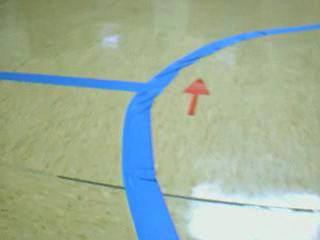
#> input picture codigo_alumnos2021/imgs/true-2022-04-27 18:04:55.202884.png, 320 x 240 px
$ jupyter execute --allow-errors segmentacion.ipynb
#> lines starting #> are read from the running program, lines starting #| are printed output that depends on the picture; pictures that were not available may be replaced by others from this repository, and a replacement may not be noted
[cell 1]
import imageio as iio
imNp = iio.imread('../imgs/true-2022-04-27 18:04:55.202884.png')
#> imNp is the input picture: shape (240, 320, 3); mean R, G, B 157.7, 175.5, 155
markImg = iio.imread('../imgs/markings-2022-04-27 18:04:55.202884.png')
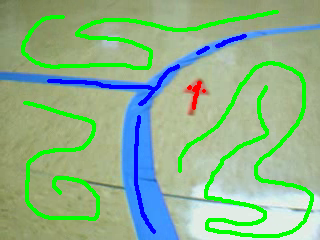
#> input picture codigo_alumnos2021/imgs/markings-2022-04-27 18:04:55.202884.png, 320 x 240 px
#> markImg is the input picture: shape (240, 320, 3); mean R, G, B 141.5, 178.8, 141.4

[cell 2]
import cv2

img = cv2.imread('../imgs/true-2022-04-27 18:04:55.202884.png')
img_hsv = cv2.cvtColor(img, cv2.COLOR_BGR2HSV)
#> img_hsv: shape (240, 320, 3); mean H, S, V 50.6, 66.7, 185.8

[cell 3]
from matplotlib import pyplot as plt

#img_hsv[:, :, 1] = 255
plt.imshow(cv2.cvtColor(img_hsv, cv2.COLOR_HSV2RGB))

[cell 4]
import numpy as np

data_marca = img_hsv[np.where((markImg[:, :, 0] == 255) & (markImg[:, :, 1] == 0) & (markImg[:, :, 2] == 0))]
#> data_marca = 173 rows, first 8: [7, 154, 175], [7, 156, 173], [11, 146, 154], [2, 127, 200], [4, 134, 194], [4, 135, 193], [6, 132, 176], [6, 134, 173]
data_fondo = img_hsv[np.where((markImg[:, :, 0] == 0) & (markImg[:, :, 1] == 255) & (markImg[:, :, 2] == 0))]
data_linea = img_hsv[np.where((markImg[:, :, 0] == 0) & (markImg[:, :, 1] == 0) & (markImg[:, :, 2] == 255))]
#> data_linea = 1411 rows, first 8: [108, 166, 255], [108, 166, 255], [107, 175, 255], [107, 175, 255], [108, 160, 244], [108, 161, 243], [108, 171, 250], [108, 171, 251]

[cell 5]
import pandas as pd
linea = pd.DataFrame(data_linea[:,0:2], columns=['h', 's'])
#> linea = table of 1411 rows and 2 columns
marca = pd.DataFrame(data_marca[:,0:2], columns=['h', 's'])
#> marca = table of 173 rows and 2 columns
suelo = pd.DataFrame(data_fondo[:,0:2], columns=['h', 's'])
#> suelo = table of 6761 rows and 2 columns

linea['clase'] = 0
marca['clase'] = 1
suelo['clase'] = 2

[cell 6]
df = pd.concat([linea, marca, suelo], axis=0)
#> df = table of 8345 rows and 3 columns

[cell 7]
#df.drop(columns=["s"], inplace=True)

[cell 8]
plt.figure()
plt.plot(df[df.clase==1].h,df[df.clase==1].s,'r.',label='marca')
plt.plot(df[df.clase==2].h,df[df.clase==2].s,'g.',label='fondo')
plt.plot(df[df.clase==0].h,df[df.clase==0].s,'b.',label='linea')
plt.title('Espacio HS ')
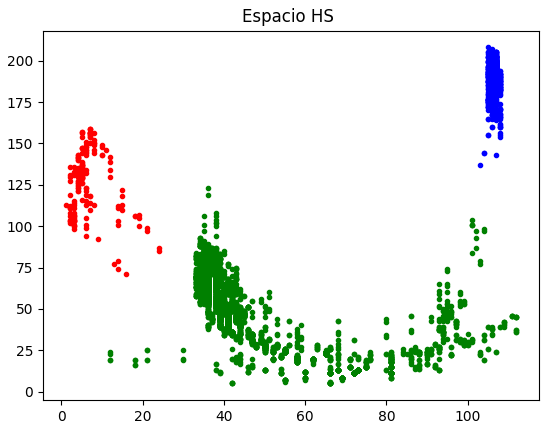
#> figure drawn by matplotlib, 1 panel

[cell 9]
from imblearn.over_sampling import SMOTEN
#> (the rest of this cell did not finish here and is left out)

#> (a cell that did not finish here is left out)

[cell 11]
plt.figure()
#> (the rest of this cell did not finish here and is left out)

#> (a cell that did not finish here is left out)

[cell 13]
import pandas as pd
#> (the rest of this cell did not finish here and is left out)

[cell 14]
from sklearn.discriminant_analysis import QuadraticDiscriminantAnalysis
from sklearn.model_selection import cross_validate

clf = QuadraticDiscriminantAnalysis()
#> (the rest of this cell did not finish here and is left out)

#> (a cell that did not finish here is left out)

[cell 16]
import numpy as np
print("Cross Validation:")
#> (the rest of this cell did not finish here and is left out)

[cell 17]
from sklearn.model_selection import train_test_split

#> (the rest of this cell did not finish here and is left out)

[cell 18]
from sklearn.neighbors import KNeighborsClassifier
clf = QuadraticDiscriminantAnalysis()
#> (the rest of this cell did not finish here and is left out)

[cell 19]
import joblib
joblib.dump(clf, 'segmentation_model.jl')

#> (a cell that did not finish here is left out)

[cell 21]
plt.figure()
#> (the rest of this cell did not finish here and is left out)

[cell 22]
def etiquetar_imagen(clf, imagen):
    shape0 = imagen.shape[0]
    shape1 = imagen.shape[1]
    img = imagen.reshape(imagen.shape[0]*imagen.shape[1], 2)
    predictions = clf.predict(img)
    return predictions.reshape(shape0, shape1)

[cell 23]
def pintar_prediccion(prediccion):
    paint = np.zeros((prediccion.shape[0], prediccion.shape[1], 3))
    paint[np.where(prediccion == 0)] = [255, 0, 0]
    paint[np.where(prediccion == 1)] = [0, 0, 255]
    paint[np.where(prediccion == 2)] = [0, 255, 0]
    # plt.imshow(paint)
    # plt.show()
    return paint

[cell 24]
def procesarimagen(imagen, clf):
    img_hsv = cv2.cvtColor(imagen, cv2.COLOR_BGR2HSV)
    img2 = img_hsv[:,:,0:2]
    pred = etiquetar_imagen(clf, img2)
    return pintar_prediccion(pred)

[cell 25]
import cv2
import datetime

def etiqueta_video(videopath, clf):
    init_time = datetime.datetime.now()
    ct = str(datetime.datetime.now())
    capture = cv2.VideoCapture(videopath)
    fps = capture.get(cv2.CAP_PROP_FPS)
    width = int(capture.get(cv2.CAP_PROP_FRAME_WIDTH))
    height =  int(capture.get(cv2.CAP_PROP_FRAME_HEIGHT))
    fourcc = cv2.VideoWriter_fourcc(*'mp4v')
    video = cv2.VideoWriter('video'+ct+'.avi', fourcc, fps, (width, height))
    while capture.isOpened():
        ret, frame = capture.read()
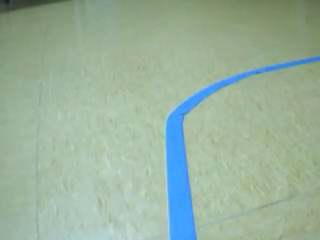
#> input picture frame 226 of codigo_alumnos2021/line0.mp4, 320 x 240 px, given in place of video2017-3.avi, which was not available
#> frame is the input picture: shape (240, 320, 3); mean B, G, R 157.2, 177.6, 153.8
        if ret == False:
            break
        processed_img = procesarimagen(frame, clf)
#> in procesarimagen, `img_hsv = cv2.cvtColor(imagen, cv2.COLOR_BGR2HSV)`: img_hsv: shape (240, 320, 3); mean H, S, V 57.5, 47.3, 181.9
#> in etiquetar_imagen, `img = imagen.reshape(imagen.shape[0]*imagen.shape[1], 2)`: img = 76800 pairs, first value 39 to 110, second value 19 to 198
        video.write(np.uint8(processed_img))

    cv2.destroyAllWindows()
    video.release()
    print("Tiempo de proceso = ", datetime.datetime.now()-init_time)
